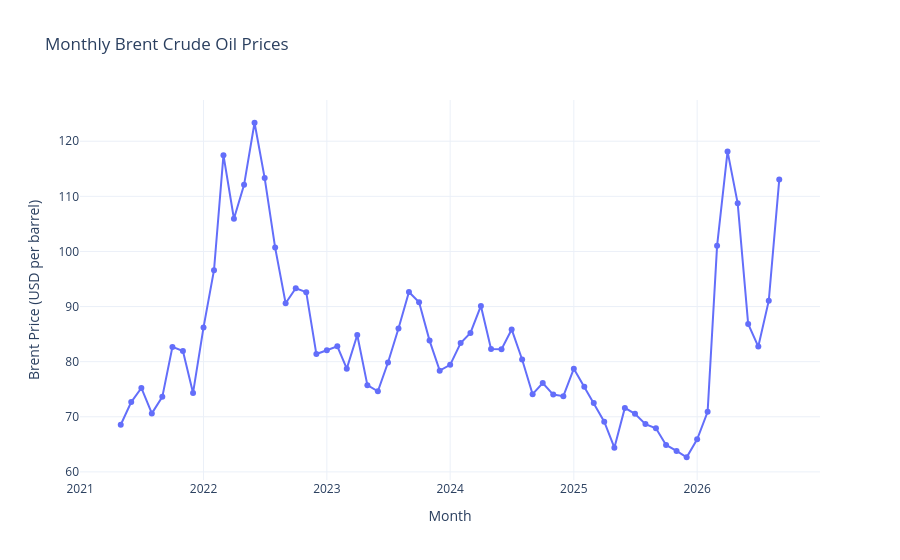

The cell this chart's notebook holds for it:
### Code cell
fig = px.line(
    master_df,
    x="month",
    y="brent_monthly_avg",
    markers=True,
    title="Monthly Brent Crude Oil Prices"
)

fig.update_layout(
    xaxis_title="Month",
    yaxis_title="Brent Price (USD per barrel)",
    template="plotly_white"
)

fig.show()
